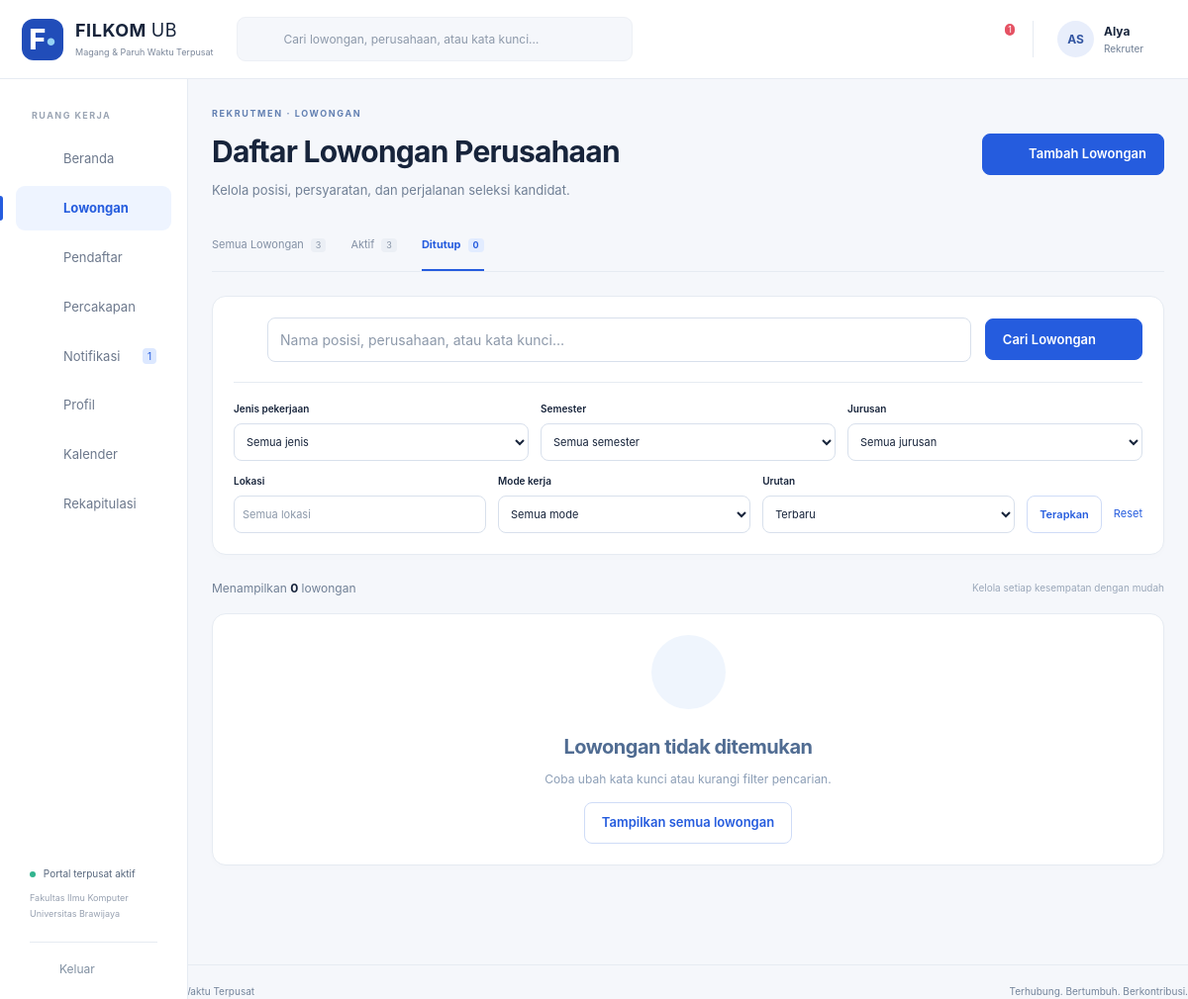
The page /index.php?r=lowongan&status=Ditutup (signed in) on the database its author committed.
### tables this page shows
CREATE TABLE AKUN (
 idAkun INT AUTO_INCREMENT PRIMARY KEY, username VARCHAR(100) NOT NULL UNIQUE, email VARCHAR(100) NOT NULL UNIQUE,
 passwordHash VARCHAR(255) NOT NULL, namaPengguna VARCHAR(100) NOT NULL,
 role ENUM('Mahasiswa','Rekruter','Admin') NOT NULL, aktif TINYINT(1) NOT NULL DEFAULT 1,
 idMahasiswa INT NULL UNIQUE,idPerusahaan INT NULL,
 FOREIGN KEY(idMahasiswa) REFERENCES MAHASISWA(idMahasiswa), FOREIGN KEY(idPerusahaan) REFERENCES PERUSAHAAN(idPerusahaan),
 CONSTRAINT CK_AKUN_ROLE CHECK ((role='Mahasiswa' AND idMahasiswa IS NOT NULL AND idPerusahaan IS NULL) OR (role='Rekruter' AND idPerusahaan IS NOT NULL AND idMahasiswa IS NULL) OR (role='Admin' AND idMahasiswa IS NULL AND idPerusahaan IS NULL))
);

CREATE TABLE LOWONGAN (
 idLowongan INT AUTO_INCREMENT PRIMARY KEY,namaLowongan VARCHAR(100) NOT NULL,jenisPekerjaan VARCHAR(50) NOT NULL,
 modeKerja VARCHAR(50) NOT NULL,lokasiPenempatan VARCHAR(100) NOT NULL,tingkatSemesterMinimal INT NOT NULL,
 targetJurusan TEXT NOT NULL,deskripsi TEXT NOT NULL,dokumenPersyaratan TEXT NOT NULL,
 statusLowongan VARCHAR(20) NOT NULL DEFAULT 'Ditutup',tanggalDibuat DATETIME NOT NULL DEFAULT CURRENT_TIMESTAMP,idPerusahaan INT NOT NULL,
 batasLamaran DATE NULL,kuota INT NOT NULL DEFAULT 1,durasiBulan INT NOT NULL DEFAULT 3,
 uangSaku DECIMAL(12,0) NOT NULL DEFAULT 0,konversiSKS INT NOT NULL DEFAULT 0,kualifikasi TEXT,dihapusPada DATETIME NULL,
 FOREIGN KEY(idPerusahaan) REFERENCES PERUSAHAAN(idPerusahaan), INDEX IDX_LOWONGAN_STATUS(statusLowongan,idPerusahaan)
);

### app/Core/View.php (called while the page is built, shortened)
<?php
final class View  {
    public static function render(string $template,array $viewData=[]):void {
        extract($viewData,EXTR_SKIP);
        $currentUser=$viewData['_viewUser']??Auth::user();
        $unread=empty($viewData['_skipDatabase'])&&$currentUser?Notifikasi::belumDibaca((int)$currentUser['idAkun']):0;
        require ROOT.'/app/Views/layout/header.php';
        require ROOT.'/app/Views/'.$template.'.php';
        require ROOT.'/app/Views/layout/footer.php';
    }
}

### app/Boundaries/DaftarLowonganPage.php (called while the page is built, shortened)
<?php
final class DaftarLowonganPage  {
    public static function bukaHalamanLowongan():void {
        self::klikCari();
    }
    public static function masukkanKataKunci(string $keyword):void {
        (new LowonganController())->cariLowongan($keyword);
    }
    public static function klikCari():void {
        self::masukkanKataKunci(query('keyword'));
    }
    public static function tampilkanDaftar(array $daftarLowongan,string $pesan):void {
        View::render('lowongan/index',['title'=>'Lowongan','daftarLowongan'=>$daftarLowongan,'pesan'=>$pesan,'semuaLowongan'=>Auth::user()['role']==='Rekruter'?Lowongan::getDaftarLowongan(Auth::perusahaanId()):[]]);
    }
}

### app/Controllers/LowonganController.php (called while the page is built, shortened)
<?php
final class LowonganController  {
    private int $idPerusahaan;
    public function __construct() {
        $this->idPerusahaan=(int)(Auth::user()['idPerusahaan']??0);
    }
    public function cariLowongan(string $keyword):void {
        $u=Auth::require(['Mahasiswa','Rekruter']);
        $f=[];
        foreach(['jenis','semester','jurusan','lokasi','mode','status','urutan'] as $k)$f[$k]=query($k);
        if($u['role']==='Rekruter') {
            $rows=Lowongan::getDaftarLowongan($this->idPerusahaan);
        }
        else $rows=$keyword===''?Lowongan::getSemuaLowongan():Lowongan::cariLowongan($keyword);
        $rows=Lowongan::saring($rows,$f);
        DaftarLowonganPage::tampilkanDaftar($rows,$rows?'':'Lowongan tidak ditemukan');
    }
}

### public/index.php (called while the page is built, shortened)
<?php
require dirname(__DIR__).'/app/bootstrap.php';
$route=query('r','dashboard');
[$allowedMethod,$roles,$handler]=$routes[$route];
if($roles)Auth::require($roles);
try {
    $handler();
}
catch(Throwable $e) {
    if(!($e instanceof DomainException))error_log((string)$e);
    fail($e instanceof DomainException?422:500,$e instanceof DomainException?$e->getMessage():'Proses belum berhasil. Silakan coba kembali.');
}

### app/Core/Auth.php (called while the page is built, shortened)
<?php
final class Auth  {
    private static array|false|null $cached=null;
    public static function user():?array {
        if(self::$cached===null) {
            self::$cached=isset($_SESSION['idAkun'])?Akun::getAkun((int)$_SESSION['idAkun']):false;
        }
        return self::$cached?:null;
    }
    public static function require(array $roles=[]):array {
        $u=self::user();
        return $u;
    }
}

### app/bootstrap.php (called while the page is built, shortened)
<?php
spl_autoload_register(function(string $class):void {
    foreach(['Core','Models','Controllers','Boundaries'] as $dir) {
        $file=ROOT.'/app/'.$dir.'/'.$class.'.php';
        if(is_file($file)) {
            return;
        }
    }
}
);
require ROOT.'/app/Core/helpers.php';

### config/database.php (called while the page is built)
<?php
return [ 'host' => getenv('DB_HOST') ?: '127.0.0.1', 'port' => getenv('DB_PORT') ?: '3306', 'name' => getenv('DB_NAME') ?: 'rsi_filkom', 'user' => getenv('DB_USER') ?: 'root', 'password' => getenv('DB_PASSWORD') !== false ? getenv('DB_PASSWORD') : '', ];

### app/Core/Database.php (called while the page is built, shortened)
<?php
final class Database  {
    private static ?PDO $pdo = null;
    public static function get(): PDO  {
        if (!self::$pdo)  {
            $c = require ROOT . '/config/database.php';
            self::$pdo = new PDO("mysql:host={$c['host']};port={$c['port']};dbname={$c['name']};charset=utf8mb4", $c['user'], $c['password'], [PDO::ATTR_ERRMODE=>PDO::ERRMODE_EXCEPTION, PDO::ATTR_DEFAULT_FETCH_MODE=>PDO::FETCH_ASSOC, PDO::ATTR_EMULATE_PREPARES=>false]);
            self::$pdo->exec("SET time_zone = '+07:00'");
        }
        return self::$pdo;
    }
    public static function query(string $sql, array $values = []): PDOStatement  {
        $s=self::get()->prepare($sql);
        $s->execute($values);
        return $s;
    }
    public static function all(string $sql,array $p=[]):array  {
        return self::query($sql,$p)->fetchAll();
    }
    public static function one(string $sql,array $p=[]):?array  {
        return self::query($sql,$p)->fetch() ?: null;
    }
    public static function value(string $sql,array $p=[]):mixed  {
        return self::query($sql,$p)->fetchColumn();
    }
}

### app/Models/Akun.php (called while the page is built, shortened)
<?php
final class Akun  {
    public static function getAkun(int $id):?array  {
        return Database::one('SELECT a.*,p.statusVerifikasi,p.dihapusPada,p.namaPerusahaan FROM AKUN a LEFT JOIN PERUSAHAAN p ON p.idPerusahaan=a.idPerusahaan WHERE a.idAkun=?',[$id]);
    }
}

### app/Models/Notifikasi.php (called while the page is built, shortened)
<?php
final class Notifikasi  {
    public static function belumDibaca(int $id):int {
        return (int)Database::value('SELECT COUNT(*) FROM NOTIFIKASI WHERE idPenerima=? AND sudahDibaca=0',[$id]);
    }
}

### app/Models/Lowongan.php (called while the page is built, shortened)
<?php
final class Lowongan extends Entity  {
    private static function ambil(string $where,array $p=[]):array {
        return array_map(fn($r)=>new self($r),Database::all('SELECT l.*,p.namaPerusahaan,p.statusVerifikasi,p.bidangUsaha,p.alamat,p.website,p.deskripsi deskripsiPerusahaan,(SELECT COUNT(*) FROM LAMARAN a WHERE a.idLowongan=l.idLowongan AND a.statusLamaran<>\'Draf\') jumlahPendaftar FROM LOWONGAN l JOIN PERUSAHAAN p ON p.idPerusahaan=l.idPerusahaan WHERE '.$where.' ORDER BY l.tanggalDibuat DESC,l.idLowongan DESC',$p));
    }
    public static function getDaftarLowongan(int $idPerusahaan):array {
        return self::ambil("l.idPerusahaan=? AND l.dihapusPada IS NULL AND l.statusLowongan<>'Draf'",[$idPerusahaan]);
    }
}

### app/Core/Entity.php (called while the page is built, shortened)
<?php
abstract class Entity implements ArrayAccess  {
    protected array $data;
    public function __construct(array $data=[])  {
        $this->data=$data;
        foreach(['targetJurusan','dokumenPersyaratan'] as $key) if(isset($this->data[$key]) && is_string($this->data[$key])) $this->data[$key]=json_decode($this->data[$key],true,512,JSON_THROW_ON_ERROR);
    }
    public function get(string $key,mixed $default=null):mixed  {
        return $this->data[$key]??$default;
    }
    public function offsetGet(mixed $offset):mixed {
        return $this->get((string)$offset);
    }
}

### app/Views/components/heading.php (the view)
<div class="page-heading"><div><p class="eyebrow"><?= e($kicker??'FILKOM CONNECT') ?></p><h1><?= e($heading??$title) ?></h1><?php if(!empty($subtitle)):?><p><?= e($subtitle) ?></p><?php endif;?></div><?php if(!empty($headingAction)):?><?= $headingAction ?><?php endif;?></div>

### app/Views/layout/header.php (shortened to what this page needs)
<!doctype html>
<html lang="id"><head><meta charset="utf-8"><meta name="viewport" content="width=device-width,initial-scale=1">
<title><?= e($title) ?> · FILKOM Connect</title><link rel="stylesheet" href="assets/app.css"><script src="assets/app.js" defer></script>
</head><body>
<?php if($currentUser): $role=$currentUser['role'];$r=query('r','dashboard'); ?>
<header class="topbar"><a class="brand" href="<?= e(url()) ?>"><span class="brand-icon">F<span>•</span></span><span><strong>FILKOM <span class="brand-light">UB</span></strong><small>Magang &amp; Paruh Waktu Terpusat</small></span></a>
<form class="global-search" action="index.php" method="get"><input type="hidden" name="r" value="<?= $role==='Admin'?'perusahaan':'lowongan' ?>"><?= icon('search') ?><input aria-label="Pencarian global" name="keyword" placeholder="Cari lowongan, perusahaan, atau kata kunci…" value="<?= e(query('keyword')) ?>"><button class="icon-button" aria-label="Cari"><?= icon('arrow') ?></button></form>
<div class="top-actions"><form class="mobile-logout" method="post" action="<?= e(url('logout')) ?>"><?= csrf() ?><button class="icon-button" aria-label="Keluar"><?= icon('logout') ?></button></form><a class="notification-button" href="<?= e(url('notifikasi')) ?>" aria-label="Notifikasi, <?= $unread ?> belum dibaca"><?= icon('bell') ?><?php if($unread):?><span class="counter"><?= $unread>99?'99+':$unread ?></span><?php endif;?></a><div class="user-summary"><span class="avatar"><?= e(initials($currentUser['namaPengguna'])) ?></span><span><strong><?= e(explode(' ',$currentUser['namaPengguna'])[0]) ?></strong><small><?= e($role) ?></small></span></div></div></header>
<aside class="sidebar"><div class="sidebar-label">RUANG KERJA</div><nav aria-label="Navigasi utama">
<?php $nav=[['dashboard','home','Beranda']];
if($role==='Rekruter')$nav=[...$nav,['lowongan','briefcase','Lowongan'],['pendaftar','user','Pendaftar'],['chat','chat','Percakapan']];
$nav[]=['notifikasi','bell','Notifikasi'];$nav[]=['profil','user','Profil'];
if($role!=='Admin')$nav[]=['kalender','calendar','Kalender'];
if($role!=='Mahasiswa')$nav[]=['rekapitulasi','chart','Rekapitulasi'];
foreach($nav as [$link,$ic,$label]):$active=explode('/',$r)[0]===$link||($link==='pendaftar'&&str_starts_with($r,'seleksi')); ?>
<a href="<?= e(url($link)) ?>" class="nav-link <?= $active?'active':'' ?>" <?= $active?'aria-current="page"':'' ?>><?= icon($ic) ?><span><?= e($label) ?></span><?php if($link==='notifikasi'&&$unread):?><span class="nav-count"><?= $unread ?></span><?php endif;?></a>
<?php endforeach;?></nav><div class="sidebar-bottom"><div class="portal-status"><i></i> Portal terpusat aktif<small>Fakultas Ilmu Komputer<br>Universitas Brawijaya</small></div><form method="post" action="<?= e(url('logout')) ?>"><?= csrf() ?><button class="logout"><?= icon('logout') ?> Keluar</button></form></div></aside>
<main id="main" class="main-content">
<?php else: ?><main id="main" class="public-main"><?php endif; ?>

### app/Views/lowongan/index.php (shortened to what this page needs)
<?php $recruiter=$currentUser['role']==='Rekruter';$heading=$recruiter?'Daftar Lowongan Perusahaan':'Temukan kesempatanmu.';$kicker=$recruiter?'REKRUTMEN · LOWONGAN':'EKSPLORASI · LOWONGAN';$subtitle=$recruiter?'Kelola posisi, persyaratan, dan perjalanan seleksi kandidat.':'Jelajahi magang dan pekerjaan paruh waktu yang sesuai dengan arahmu.';$headingAction=$recruiter&&$currentUser['statusVerifikasi']==='Terverifikasi'?'<a class="button" href="'.e(url('lowongan/form',['baru'=>1])).'">'.icon('plus').' Tambah Lowongan</a>':'';require ROOT.'/app/Views/components/heading.php'; ?>
<?php if($recruiter):$all=$semuaLowongan;?><div class="tabs"><?php foreach([''=>'Semua Lowongan','Aktif'=>'Aktif','Ditutup'=>'Ditutup'] as $s=>$label):$count=$s?count(array_filter($all,fn($x)=>$x['statusLowongan']===$s)):count($all);?><a class="<?= query('status')===$s?'active':'' ?>" href="<?= e(url('lowongan',['status'=>$s])) ?>"><?= e($label) ?><span><?= $count ?></span></a><?php endforeach;?></div><?php endif;?>
<form class="card search-panel" action="index.php" method="get"><div class="search-field"><?= icon('search') ?><input aria-label="Kata kunci lowongan" name="keyword" value="<?= e(query('keyword')) ?>" placeholder="Nama posisi, perusahaan, atau kata kunci…"><button class="button">Cari Lowongan <?= icon('arrow') ?></button></div><div class="filter-row"><label>Jenis pekerjaan<select name="jenis"><option value="">Semua jenis</option></select></label><label>Semester<select name="semester"><option value="">Semua semester</option></select></label><label>Jurusan<select name="jurusan"><option value="">Semua jurusan</option></select></label><label>Lokasi<input name="lokasi" placeholder="Semua lokasi" value="<?= e(query('lokasi')) ?>"></label><label>Mode kerja<select name="mode"><option value="">Semua mode</option></select></label><label>Urutan<select name="urutan"><option value="terbaru">Terbaru</option></select></label><button class="button secondary">Terapkan</button><a class="reset-link" href="<?= e(url('lowongan')) ?>">Reset</a></div></form>
<div class="results-bar"><p>Menampilkan <strong><?= count($daftarLowongan) ?></strong> lowongan<?= query('keyword')?' untuk “'.e(query('keyword')).'”':'' ?></p><span><?= $recruiter?'Kelola setiap kesempatan dengan mudah':'Kesempatan untuk langkah berikutnya' ?></span></div>
<div class="job-list">
<?php if(!$daftarLowongan):?><div class="empty-state card"><div class="empty-icon"><?= icon('search') ?></div><h2><?= e($pesan) ?></h2><p>Coba ubah kata kunci atau kurangi filter pencarian.</p><a class="button secondary" href="<?= e(url('lowongan')) ?>">Tampilkan semua lowongan</a></div><?php endif;?></div>

### rows shown on the page
akun: namaPengguna "AS", namaPengguna "Alya", role "Rekruter", role "REKRUTMEN · LOWONGAN", role "Daftar Lowongan Perusahaan", role "Kelola posisi, persyaratan, dan perjalanan seleksi kandidat."
lowongan: statusLowongan "Aktif"

### other values the page prints
$unread "1"
$label "Beranda"
$label "Lowongan"
$label "Pendaftar"
$label "Percakapan"
$label "Notifikasi"
$label "Profil"
$label "Kalender"
$label "Rekapitulasi"
$label "Semua Lowongan"
$count "3"
$label "Ditutup"
$count "0"
count($daftarLowongan) "0"
$pesan "Lowongan tidak ditemukan"
